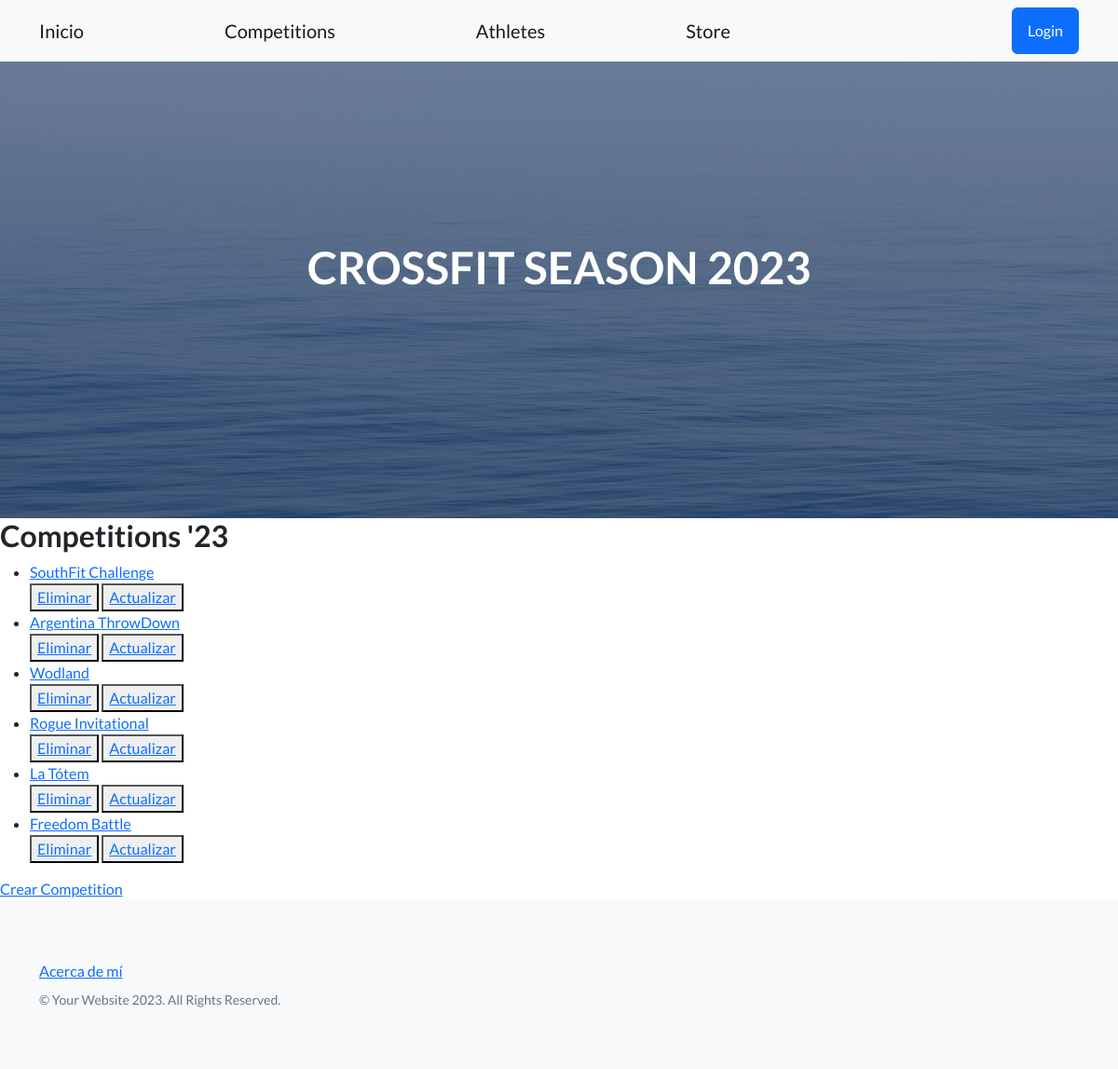
Page /app-coder/lista-competitions/ on the committed database.
### AppCoder/models.py (models this page shows)
class Competitions(models.Model):
    nombre = models.CharField(max_length=50)
    arena = models.CharField(max_length=50)
    def __str__(self):
        return self.nombre
    class Meta():
        verbose_name = 'Competition'
        verbose_name_plural = 'Competitions'

### AppCoder/views.py (the view)
# urls.py: path('lista-competitions/', CompetitionsList.as_view(), name='ListaCompetitions'),
class CompetitionsList(ListView):
    model = Competitions
    template_name = "competitions_list.html"
    context_object_name = "competitions"

### AppCoder/templates/competitions_list.html
{% extends 'padre.html' %}
{% block contenidoQueCambia %}
    <h2>Competitions '23</h2>
    <ul>
        {% for competitions in competitions %}
            <li>
                <a href="{% url 'DetalleCompetitions' competitions.id %}">{{competitions}}</a>
            </li>
            <div>
                <button>
                    <a href="{% url 'EliminaCompetitions' competitions.id %}">Eliminar</a>
                </button>
                <button>
                    <a href="{% url 'ActualizaCompetitions' competitions.id %}">Actualizar</a>
                </button>
            </div>
        {% endfor %}
    </ul>
    <a href="{% url 'CreaCompetitions' %}">Crear Competition</a>
{% endblock %}

### rows in the picture
Competitions: nombre "SouthFit Challenge"
Competitions: nombre "Argentina ThrowDown"
Competitions: nombre "Wodland"
Competitions: nombre "Rogue Invitational"
Competitions: nombre "La Tótem"
Competitions: nombre "Freedom Battle"
